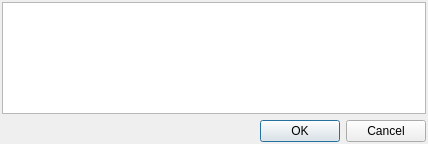
<?xml version="1.0" encoding="UTF-8"?>
<ui version="4.0">
 <class>TextDialog</class>
 <widget class="QWidget" name="TextDialog">
  <property name="geometry">
   <rect>
    <x>0</x>
    <y>0</y>
    <width>428</width>
    <height>144</height>
   </rect>
  </property>
  <property name="sizePolicy">
   <sizepolicy hsizetype="Preferred" vsizetype="Preferred">
    <horstretch>0</horstretch>
    <verstretch>0</verstretch>
   </sizepolicy>
  </property>
  <property name="windowTitle">
   <string/>
  </property>
  <layout class="QVBoxLayout" name="verticalLayout">
   <property name="margin">
    <number>2</number>
   </property>
   <item>
    <widget class="QTextEdit" name="textEdit">
     <property name="acceptRichText">
      <bool>false</bool>
     </property>
    </widget>
   </item>
   <item>
    <widget class="QDialogButtonBox" name="buttonBox">
     <property name="standardButtons">
      <set>QDialogButtonBox::Cancel|QDialogButtonBox::Ok</set>
     </property>
    </widget>
   </item>
  </layout>
 </widget>
 <resources/>
 <connections/>
</ui>
